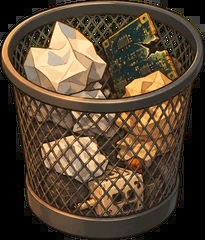
#> input picture game/bin.webp, 205 x 240 px
$ python light_transfer.py ../bin.webp ../box.webp ../box.webp 1.0
#> lines starting #> are read from the running program, lines starting #| are printed output that depends on the picture
# light from a reference picture (lined up with the painting) moved onto the painting: per channel, the ratio of the two
# usage: python3 light_transfer.py <painting> <lined-up reference> <out.png> [blur]
# the night kiosk: align_ref.py, then warp_flow.py (smoothing 10), then this with blur 6
# blurred, so colour and light come from the reference and the drawing from the painting
import cv2, numpy as np, sys
E = cv2.imread(sys.argv[1], cv2.IMREAD_UNCHANGED).astype(np.float32) / 255
R = cv2.imread(sys.argv[2], cv2.IMREAD_UNCHANGED).astype(np.float32) / 255
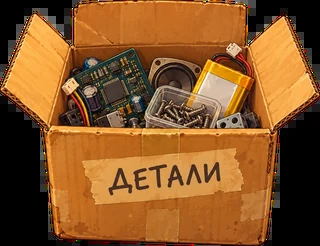
#> input picture game/box.webp, 320 x 246 px
out, sg = sys.argv[3], float(sys.argv[4]) if len(sys.argv) > 4 else 6
el, rl = E[..., :3] ** 2.2, R[..., :3] ** 2.2
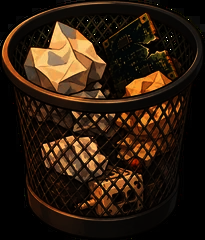
#> el: shape (240, 205, 3) float32; mean B, G, R 0.0586, 0.111, 0.175
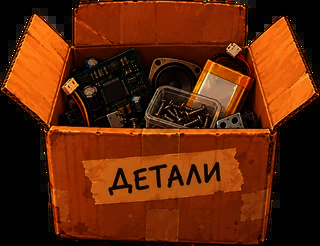
#> rl: shape (246, 320, 3) float32; mean B, G, R 0.0349, 0.15, 0.381
#> (the run stopped early here; a loop or call above may not have finished)
